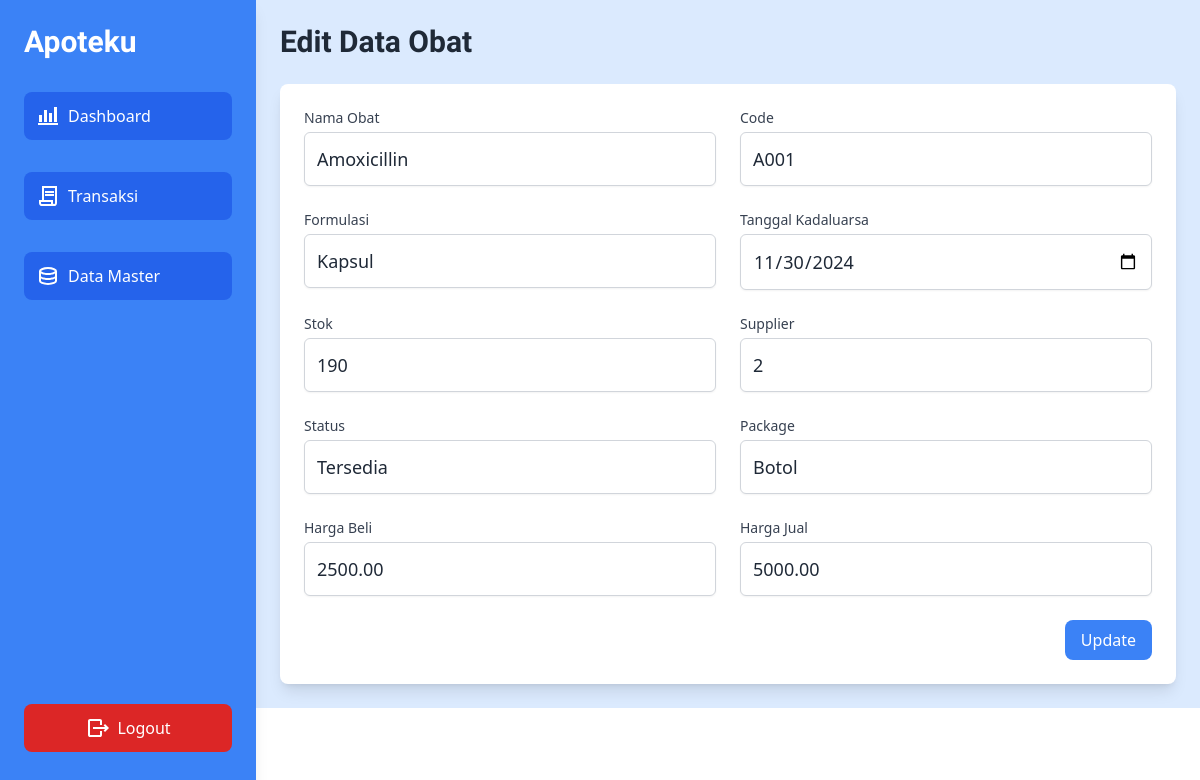
The app's page /datamaster-obat/dataobat-edit.php?id=2 with its own data.
### tables this page shows
CREATE TABLE `obat` (
  `ID_Obat` int(11) NOT NULL,
  `Nama_Obat` varchar(100) NOT NULL,
  `Code` varchar(20) DEFAULT NULL,
  `Formulasi` varchar(50) DEFAULT NULL,
  `Tanggal_Kadaluarsa` date DEFAULT NULL,
  `Stok` int(11) DEFAULT NULL,
  `ID_Supplier` int(11) DEFAULT NULL,
  `Status` varchar(20) DEFAULT NULL,
  `Package` varchar(20) DEFAULT NULL,
  `Harga_Beli` decimal(10,2) DEFAULT NULL,
  `Harga_Jual` decimal(10,2) DEFAULT NULL
);

### datamaster-obat/dataobat-edit.php (the view, shortened to what this page needs)
<?php
include('../database/database.php');
$id_obat = $nama_obat = $code = $formulasi = $tanggal_kadaluarsa = $stok = $supplier = $status = $package = $harga_beli = $harga_jual = '';
if ($_SERVER['REQUEST_METHOD'] == 'GET') {
    $id_obat = $_GET['id'];
    $sql = "SELECT * FROM obat WHERE ID_Obat = ?";
    $stmt = $conn->prepare($sql);
    $stmt->bind_param("i", $id_obat);
    $stmt->execute();
    $result = $stmt->get_result();
    $row = $result->fetch_assoc();
    $nama_obat = $row['Nama_Obat'];
    $code = $row['Code'];
    $formulasi = $row['Formulasi'];
    $tanggal_kadaluarsa = $row['Tanggal_Kadaluarsa'];
    $stok = $row['Stok'];
    $supplier = $row['ID_Supplier'];
    $status = $row['Status'];
    $package = $row['Package'];
    $harga_beli = $row['Harga_Beli'];
    $harga_jual = $row['Harga_Jual'];
} else if ($_SERVER['REQUEST_METHOD'] == 'POST') {
    $id_obat = $_POST['ID_Obat'];
    $nama_obat = $_POST['Nama_Obat'];
    $code = $_POST['Code'];
    $formulasi = $_POST['Formulasi'];
    $tanggal_kadaluarsa = $_POST['Tanggal_Kadaluarsa'];
    $stok = $_POST['Stok'];
    $supplier = $_POST['Supplier'];
    $status = $_POST['Status'];
    $package = $_POST['Package'];
    $harga_beli = $_POST['Harga_Beli'];
    $harga_jual = $_POST['Harga_Jual'];
    if (empty($nama_obat) || empty($code) || empty($formulasi) || empty($tanggal_kadaluarsa) || empty($stok) || empty($supplier) || empty($status) || empty($package) || empty($harga_beli) || empty($harga_jual)) {
        echo "<script>alert('Please fill all the fields')</script>";
    } else {
        $sql = "UPDATE obat SET
            Nama_Obat = ?, Code = ?, Formulasi = ?, Tanggal_Kadaluarsa = ?, Stok = ?, ID_Supplier = ?, Status = ?, Package = ?, Harga_Beli = ?, Harga_Jual = ?
            WHERE ID_Obat = ?";
        $stmt = $conn->prepare($sql);
        $stmt->bind_param(
            "ssssisssddi",
            $nama_obat,
            $code,
            $formulasi,
            $tanggal_kadaluarsa,
            $stok,
            $supplier,
            $status,
            $package,
            $harga_beli,
            $harga_jual,
            $id_obat
        );
        if ($stmt->execute()) {
            $successMessage = 'Obat berhasil diupdate!';
            header('Location: /apoteku/src/datamaster-obat/dataobat.php');
            exit;
        } else {
            echo "<script>alert('Failed to update obat')</script>";
            die("Error in query: " . mysqli_error($conn));
        }
    }
}
?>
<!DOCTYPE html>
<html lang="en">
<head>
    <link rel="stylesheet" href="https://cdn.jsdelivr.net/npm/bootstrap-icons@1.11.3/font/bootstrap-icons.min.css">
    <link href="https://cdn.jsdelivr.net/npm/tailwindcss@2.2.19/dist/tailwind.min.css" rel="stylesheet">
    <link href="../assets/css/style.css" rel="stylesheet">
</head>
<body class="bg-blue-100">
    <?php include('../template/sidebar.php'); ?>
    <div class="flex-grow ml-64 mx-auto p-6">
        <h1 class="text-3xl font-bold mb-6 text-gray-800">Edit Data Obat</h1>
        <form action="dataobat-edit.php" method="POST" class="bg-white p-6 rounded-lg shadow-lg">
            <div class="grid grid-cols-1 sm:grid-cols-2 gap-6">
                <div>
                    <label for="Nama_Obat" class="block text-sm font-medium text-gray-700">Nama Obat</label>
                    <input type="text" name="Nama_Obat" value="<?php echo $nama_obat; ?>"
                        class="mt-1 block w-full p-3 text-lg rounded-md border border-gray-300 shadow-sm focus:border-indigo-500 focus:ring-indigo-500">
                </div>
                <div>
                    <label for="Code" class="block text-sm font-medium text-gray-700">Code</label>
                    <input type="text" name="Code" value="<?php echo $code; ?>"
                        class="mt-1 block w-full p-3 text-lg rounded-md border border-gray-300 shadow-sm focus:border-indigo-500 focus:ring-indigo-500">
                </div>
                <div>
                    <label for="Formulasi" class="block text-sm font-medium text-gray-700">Formulasi</label>
                    <input type="text" name="Formulasi" value="<?php echo $formulasi; ?>"
                        class="mt-1 block w-full p-3 text-lg rounded-md border border-gray-300 shadow-sm focus:border-indigo-500 focus:ring-indigo-500">
                </div>
                <div>
                    <label for="Tanggal_Kadaluarsa" class="block text-sm font-medium text-gray-700">Tanggal Kadaluarsa</label>
                    <input type="date" name="Tanggal_Kadaluarsa" value="<?php echo $tanggal_kadaluarsa; ?>"
                        class="mt-1 block w-full p-3 text-lg rounded-md border border-gray-300 shadow-sm focus:border-indigo-500 focus:ring-indigo-500">
                </div>
                <div>
                    <label for="Stok" class="block text-sm font-medium text-gray-700">Stok</label>
                    <input type="number" name="Stok" value="<?php echo $stok; ?>"
                        class="mt-1 block w-full p-3 text-lg rounded-md border border-gray-300 shadow-sm focus:border-indigo-500 focus:ring-indigo-500">
                </div>
                <div>
                    <label for="Supplier" class="block text-sm font-medium text-gray-700">Supplier</label>
                    <input type="text" name="Supplier" value="<?php echo $supplier; ?>"
                        class="mt-1 block w-full p-3 text-lg rounded-md border border-gray-300 shadow-sm focus:border-indigo-500 focus:ring-indigo-500">
                </div>
                <div>
                    <label for="Status" class="block text-sm font-medium text-gray-700">Status</label>
                    <input type="text" name="Status" value="<?php echo $status; ?>"
                        class="mt-1 block w-full p-3 text-lg rounded-md border border-gray-300 shadow-sm focus:border-indigo-500 focus:ring-indigo-500">
                </div>
                <div>
                    <label for="Package" class="block text-sm font-medium text-gray-700">Package</label>
                    <input type="text" name="Package" value="<?php echo $package; ?>"
                        class="mt-1 block w-full p-3 text-lg rounded-md border border-gray-300 shadow-sm focus:border-indigo-500 focus:ring-indigo-500">
                </div>
                <div>
                    <label for="Harga_Beli" class="block text-sm font-medium text-gray-700">Harga Beli</label>
                    <input type="number" name="Harga_Beli" value="<?php echo $harga_beli; ?>"
                        class="mt-1 block w-full p-3 text-lg rounded-md border border-gray-300 shadow-sm focus:border-indigo-500 focus:ring-indigo-500">
                </div>
                <div>
                    <label for="Harga_Jual" class="block text-sm font-medium text-gray-700">Harga Jual</label>
                    <input type="number" name="Harga_Jual" value="<?php echo $harga_jual; ?>"
                        class="mt-1 block w-full p-3 text-lg rounded-md border border-gray-300 shadow-sm focus:border-indigo-500 focus:ring-indigo-500">
                </div>
                <div class="sm:col-span-2 flex justify-end">
                    <button type="submit" class="bg-blue-500 text-white py-2 px-4 rounded-lg hover:bg-blue-600">Update</button>
                </div>
            </div>
        </form>
    </div>
</body>
</html>

### assets/css/style.css (style rules this page uses)
h1 { font-family: Lexend; font-weight: 500; font-size: 60px; }

### records on screen
obat: Nama_Obat "Amoxicillin", Code "A001", Formulasi "Kapsul", Tanggal_Kadaluarsa "11/30/2024", Stok "190", Supplier "2", Status "Tersedia", Package "Botol", Harga_Beli "2500.00", Harga_Jual "5000.00"
